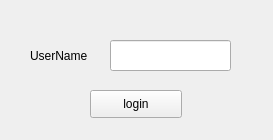
<?xml version="1.0" encoding="UTF-8"?>
<ui version="4.0">
 <class>Dialog</class>
 <widget class="QWidget" name="Dialog">
  <property name="geometry">
   <rect>
    <x>0</x>
    <y>0</y>
    <width>273</width>
    <height>140</height>
   </rect>
  </property>
  <property name="windowTitle">
   <string>Login</string>
  </property>
  <property name="windowIcon">
   <iconset>
    <normaloff>../img/Avatar_1.png</normaloff>../img/Avatar_1.png</iconset>
  </property>
  <widget class="QPushButton" name="pushButton">
   <property name="geometry">
    <rect>
     <x>90</x>
     <y>90</y>
     <width>92</width>
     <height>28</height>
    </rect>
   </property>
   <property name="text">
    <string>login</string>
   </property>
  </widget>
  <widget class="QLabel" name="label">
   <property name="geometry">
    <rect>
     <x>30</x>
     <y>40</y>
     <width>71</width>
     <height>31</height>
    </rect>
   </property>
   <property name="text">
    <string>UserName</string>
   </property>
  </widget>
  <widget class="QLineEdit" name="lineEdit">
   <property name="geometry">
    <rect>
     <x>110</x>
     <y>40</y>
     <width>121</width>
     <height>31</height>
    </rect>
   </property>
   <property name="text">
    <string/>
   </property>
  </widget>
 </widget>
 <resources/>
 <connections/>
</ui>
